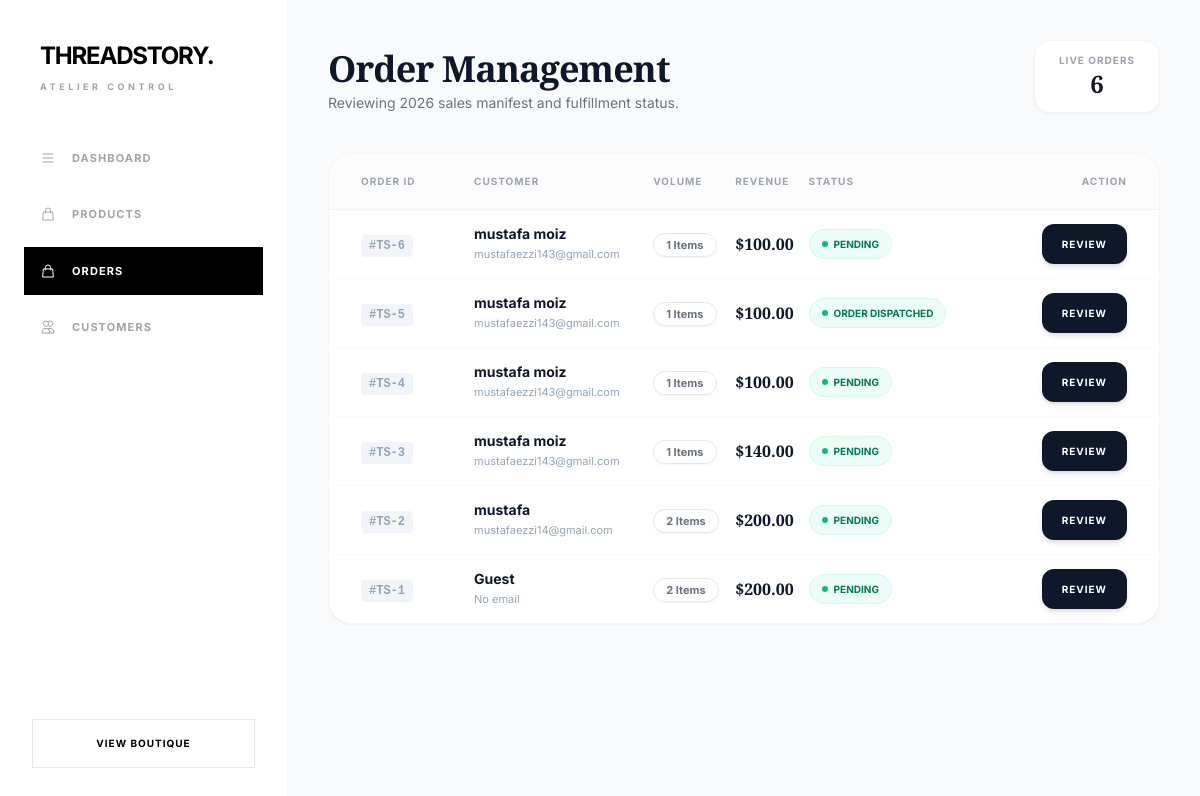
Page /admin-panel/orders/ on the earlier database version.
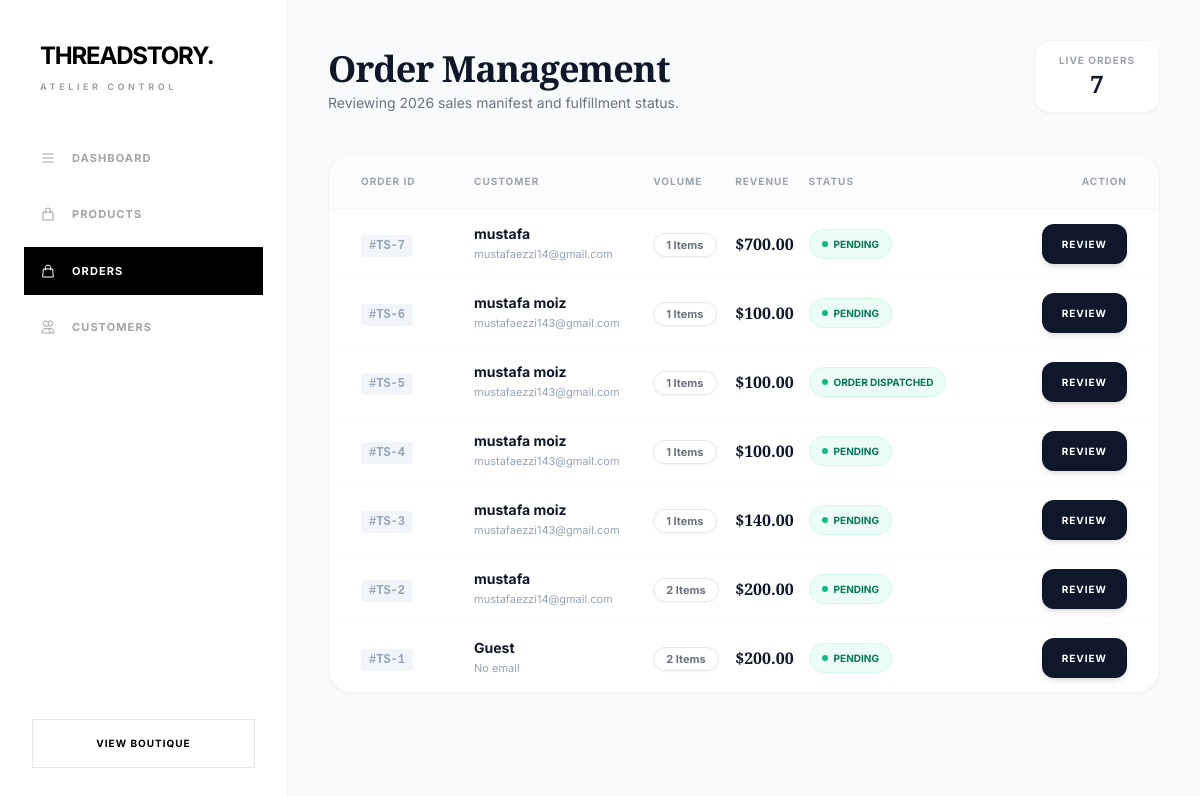
Same page on the later database version.
### cart/models.py (models this page shows, shortened)
class Order(models.Model):
    STATUS_PENDING = "pending"
    STATUS_DISPATCHED = "order_dispatched"
    STATUS_COMPLETED = "completed"
    STATUS_CHOICES = [
        (STATUS_PENDING, "Pending"),
        (STATUS_DISPATCHED, "Order Dispatched"),
        (STATUS_COMPLETED, "Completed"),
    ]
    customer = models.ForeignKey(
        Customer, on_delete=models.CASCADE, null=True, blank=True
    )
    shipping_address = models.CharField(max_length=255)
    created_at = models.DateTimeField(auto_now_add=True)
    updated_at = models.DateTimeField(auto_now=True)
    is_paid = models.BooleanField(default=False)
    city = models.CharField(max_length=100, blank=True)
    state = models.CharField(max_length=100, blank=True)
    zip_code = models.CharField(max_length=20, blank=True)
    total_amount = models.DecimalField(max_digits=12, decimal_places=2, default=0)
    status = models.CharField(
        max_length=20, choices=STATUS_CHOICES, default=STATUS_PENDING
    )
    class Meta:
        ordering = ["-created_at"]

### user_register/models.py (models this page shows, shortened)
class Customer(models.Model):
    DELIVERY_CHOICES = [
        ('home', 'Home Delivery'),
        ('pickup', 'Store Pickup'),
    ]
    first_name = models.CharField(max_length=100)
    last_name = models.CharField(max_length=100, default='NA')
    email = models.EmailField(unique=True)
    phone_regex = RegexValidator(
        regex=r'^03\d{9}$',
        message='Enter valid Pakistani number (03XXXXXXXXX)'
    )
    phone_number = models.CharField(
        max_length=11,
        unique=True,
        validators=[phone_regex]
    )
    delivery_type = models.CharField(
        max_length=10,
        choices=DELIVERY_CHOICES
    )
    address = models.TextField(blank=True)
    created_at = models.DateTimeField(auto_now_add=True)
    updated_at = models.DateTimeField(auto_now=True)
    delivery_type = models.CharField(
        max_length=10,
        choices=DELIVERY_CHOICES,
        default='home'  # <--- add this
)

### cart/views.py (the view)
# urls.py: path("admin-panel/orders/", views.get_all_orders, name="admin_orders"),
def get_all_orders(request):
    orders = (
        Order.objects.select_related("customer")
        .prefetch_related("items", "items__product")
        .order_by("-created_at")
    )
    return render(request, "admin_orders.html", {"orders": orders})

### cart/models.py (called while the page is built)
    def get_cost(self):
        return self.price * self.quantity

### templates/admin_orders.html (shortened to what the changed rows need)
<!DOCTYPE html>
<html lang="en">
<head>
    {% load static %}
    <script src="https://cdn.tailwindcss.com"></script>
    <link rel="stylesheet" href="https://cdnjs.cloudflare.com/ajax/libs/font-awesome/6.4.0/css/all.min.css">
</head>
<body class="flex min-h-screen">
    <aside class="w-72 h-screen sticky top-0 bg-white border-r border-stone-100 flex flex-col z-50">
    <div class="p-10">
      <h1 class="font-playfair text-2xl font-bold tracking-tighter transition-all">
        THREADSTORY<span class="text-gold">.</span>
      </h1>
    </div>
  </aside>
    <main class="flex-1 p-10 overflow-y-auto">
        <header class="flex justify-between items-end mb-10">
            <div>
                <h2 class="font-display text-4xl font-bold text-slate-900 tracking-tight">Order Management</h2>
            </div>
            <div class="bg-white px-6 py-3 rounded-2xl border border-gray-100 shadow-sm">
                <p class="text-[10px] text-gray-400 font-bold uppercase tracking-widest text-center">Live Orders</p>
                <p class="text-2xl font-display font-bold text-slate-900 text-center">{{ orders.count }}</p>
            </div>
        </header>
        <div class="bg-white rounded-3xl border border-gray-100 shadow-sm overflow-hidden">
            <table class="w-full text-left">
                <thead class="bg-gray-50/50 text-[10px] uppercase tracking-widest text-gray-400 font-bold border-b border-gray-100">
                    <tr>
                        <th class="px-8 py-5">Order ID</th>
                        <th>Customer</th>
                        <th>Volume</th>
                        <th>Revenue</th>
                        <th>Status</th>
                        <th class="px-8 text-right">Action</th>
                    </tr>
                </thead>
                <tbody class="divide-y divide-gray-50 text-sm">
                    {% for order in orders %}
                    {% with customer=order.customer %}
                    <tr class="hover:bg-gray-50/50 transition group">
                        <td class="px-8 py-6">
                            <span class="font-mono text-xs font-bold text-slate-400 bg-slate-100 px-2 py-1 rounded">
                                #TS-{{ order.id }}
                            </span>
                        </td>
                        <td>
                            <div class="flex flex-col">
                                <span class="font-bold text-slate-900">{{ customer.first_name|default:"Guest" }} </span>
                                <span class="text-[11px] text-slate-400">{{ customer.email|default:"No email" }}</span>
                            </div>
                        </td>
                        <td>
                            <span class="px-3 py-1 bg-white border border-gray-200 rounded-full text-[11px] font-bold text-gray-500 shadow-sm">
                                {{ order.items.count }} Items
                            </span>
                        </td>
                        <td>
                            <p class="font-display font-bold text-slate-900 text-base">${{ order.total_amount }}</p>
                        </td>
                        <td>
                            <span class="inline-flex items-center gap-1.5 px-3 py-1 bg-emerald-50 text-emerald-700 text-[10px] font-bold rounded-full border border-emerald-100 uppercase">
                                <span class="w-1.5 h-1.5 rounded-full bg-emerald-500"></span> {{ order.get_status_display }}
                            </span>
                        </td>
                        <td class="px-8 text-right">
                            <button onclick="toggleOrderDetails('{{ order.id }}')"
                                    class="bg-slate-900 text-white text-[10px] font-bold tracking-widest px-5 py-2.5 rounded-xl hover:bg-slate-700 transition uppercase shadow-md active:scale-95">
                                Review
                            </button>
                        </td>
                    </tr>
                    {% endwith %}
                    {% empty %}
                    <tr>
                        <td colspan="6" class="p-20 text-center text-slate-400 italic">No orders recorded in the manifest.</td>
                    </tr>
                    {% endfor %}
                </tbody>
            </table>
        </div>
    </main>
</body>
</html>

Differences in the rows shown:
added Order: id "7", customer.first_name "mustafa", customer.email "mustafaezzi14@gmail.com", items.count "1", total_amount "700.00", status "PENDING"
Other differences:
{{ orders.count }}: "6" → "7"
